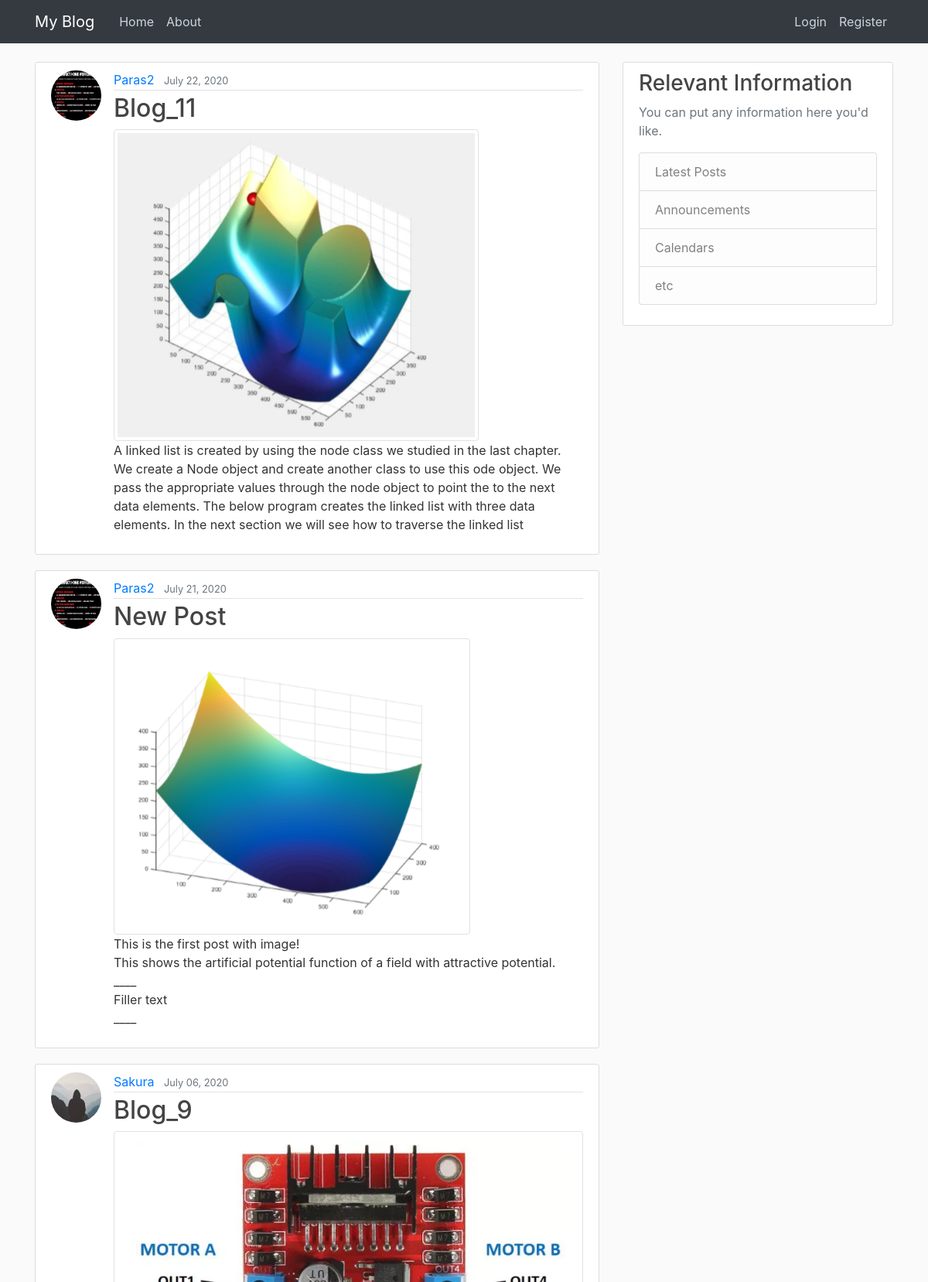
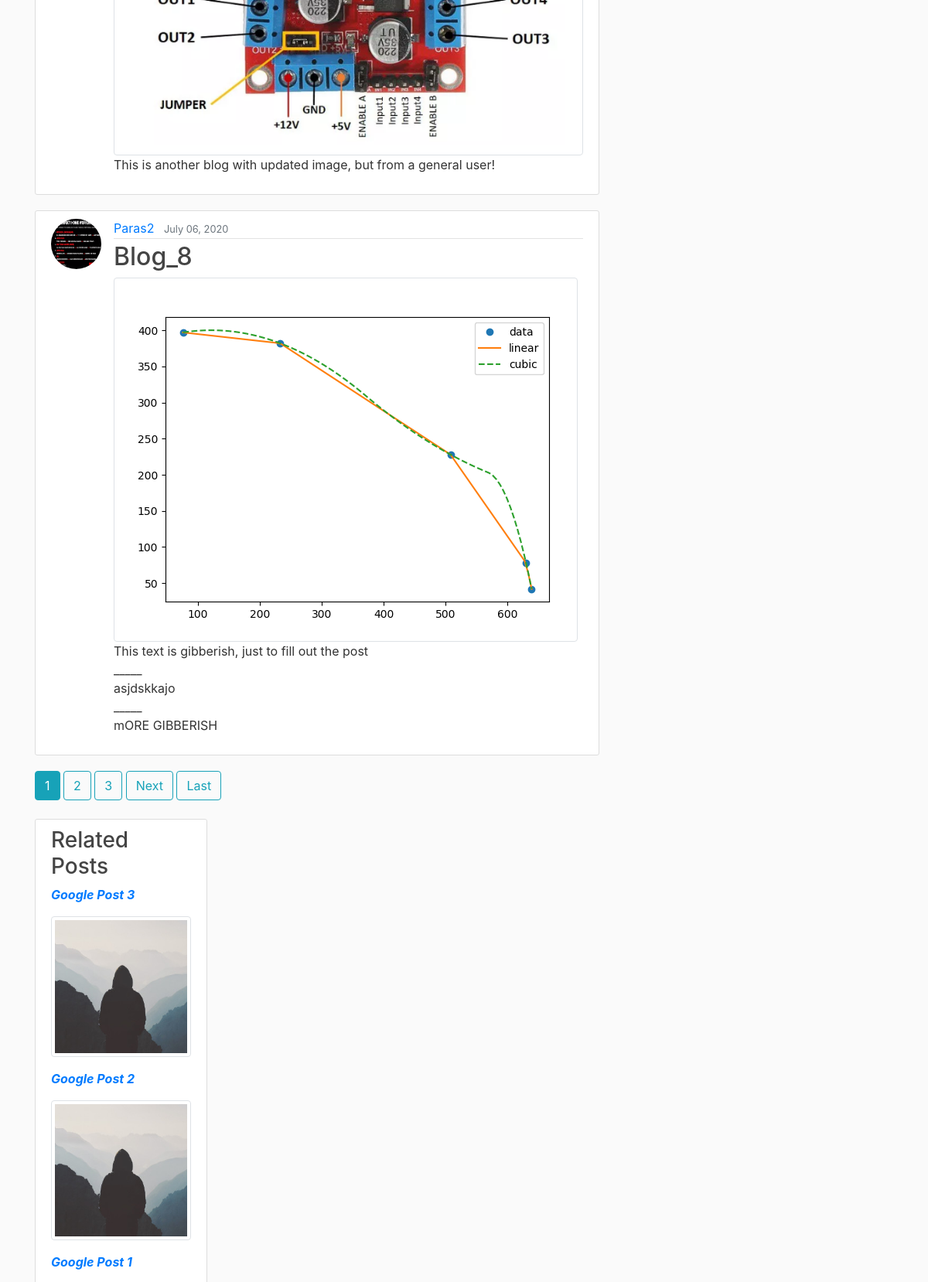
The page / (upper part) on the database its author committed (2 pictures, top to bottom).
### blog_app/models.py (models this page shows, shortened)
class Post(models.Model):
    title = models.CharField(max_length = 100)
    content = models.TextField()
    image = models.ImageField(default = 'default.jpg', upload_to = 'post_pics')
    date_posted = models.DateTimeField(default=timezone.now)
    author = models.ForeignKey(User, on_delete=models.CASCADE)  # cascade means if user is deleted delete all the posts

class RelatedPost(models.Model):
    title = models.CharField(max_length=200)
    image = models.ImageField(default = 'default.jpg', upload_to = 'related_post_pics')

### users/models.py (models this page shows, shortened)
class Profile(models.Model):
    user = models.OneToOneField(User, on_delete = models.CASCADE)
    image = models.ImageField(default="default.jpg", upload_to="profile_pics")

### blog_app/views.py (the view, shortened to what this page needs)
# urls.py: path('', PostListView.as_view(), name="blog-home"),
class PostListView(ListView):
    model = Post
    template_name = 'blog_app/home.html'  # default naming convention if u dont want to use custom: <app>/<model>_<viewtype>.html
    context_object_name = 'posts'# default name object if u do not want to use custom
    ordering = ['-date_posted']  # to order the blog posts using dates
    paginate_by = 4
    def get_context_data(self, **kwargs):
         context = super(PostListView, self).get_context_data(**kwargs)
         context['RelatedPost'] = RelatedPost.objects.all()
         return context

### blog_app/templates/blog_app/home.html (shortened to what this page needs)
{% extends "blog_app/base.html" %}
{% load crispy_forms_tags %}
{% block content %}
    {% for post in posts %}
        <article class="media content-section">
         <img class="rounded-circle article-img" src="{{ post.author.profile.image.url }}">
          <div class="media-body">
            <div class="article-metadata">
              <a class="mr-2" href="{% url 'user-posts' post.author.username %}">{{ post.author }}</a>
              <small class="text-muted">{{ post.date_posted|date:"F d, Y"}}</small>
            </div>
            <h2><a class="article-title" href="{% url 'post-detail' post.id %}">{{ post.title }}</a></h2>
            <img class="img-thumbnail" src="{{ post.image.url }}">
            <p class="article-content">{{ post.content }}</p>
          </div>
        </article>
    {% if is_paginated %}
    {% for num in page_obj.paginator.page_range %}
        {% if page_obj.number == num %}
            <a class="btn btn-info mb-4" href="?page={{ num }}">{{ num }}</a>
        {% elif num > page_obj.number|add:'-3' and num < page_obj.number|add:'3' %}
            <a class="btn btn-outline-info mb-4" href="?page={{ num }}">{{ num }}</a>
        {% endif %}
    {% endfor %}
    {% if page_obj.has_next %}
        <a class="btn btn-outline-info mb-4" href="?page={{ page_obj.next_page_number }}">Next</a>
        <a class="btn btn-outline-info mb-4" href="?page={{ page_obj.paginator.num_pages }}">Last</a>
    {% endif %}
    {% endif %}
    <div class="row">
      <div class="col-md-4">
        <div class="content-section">
          <h3>Related Posts</h3>
          {% for rp in RelatedPost %}
            <div class="media-body">
              <p><strong><em><a href="https://www.google.com/">{{ rp.title }}</a></em></strong></p>
              <a href="https://www.google.com/"><img class="img-thumbnail" src="{{ rp.image.url }}"></a>
            </div>
          {% endfor %}
        </div>
      </div>
    </div>
{% endblock content %}

### blog_app/static/blog_app/main.css (style rules this page uses)
body { background: #fafafa; color: #333333; margin-top: 5rem; }
h1, h2, h3, h4, h5, h6 { color: #444444; }
.content-section { background: #ffffff; padding: 10px 20px; border: 1px solid #dddddd; border-radius: 3px; margin-bottom: 20px; }
.article-title { color: #444444; }
.article-content { white-space: pre-line; }
.article-img { height: 65px; width: 65px; margin-right: 16px; }
.article-metadata { padding-bottom: 1px; margin-bottom: 4px; border-bottom: 1px solid #e3e3e3 }

### rows shown on the page
Post: author.profile.image (picture), author "Paras2", date_posted "July 22, 2020", title "Blog_11", image (picture), content "A linked list is created by using the node class we studied in the last chapter. We create a Node object and create another class to use this ode object. We pass the appropriate values through the node object to point the to the next data elements. The below program creates the linked list with three data elements. In the next section we will see how to traverse the linked list"
Post: author.profile.image (picture), author "Paras2", date_posted "July 21, 2020", title "New Post", image (picture), content "This is the first post with image! This shows the artificial potential function of a field with attractive potential. ____ Filler text ____"
Post: author.profile.image (placeholder picture), author "Sakura", date_posted "July 06, 2020", title "Blog_9", image (picture), content "This is another blog with updated image, but from a general user!"
Post: author.profile.image (picture), author "Paras2", date_posted "July 06, 2020", title "Blog_8", image (picture), content "This text is gibberish, just to fill out the post _____ asjdskkajo _____ mORE GIBBERISH"
RelatedPost: title "Google Post 3", image (placeholder picture)
RelatedPost: title "Google Post 2", image (placeholder picture)
RelatedPost: title "Google Post 1"

### other values the page prints
{{ num }} "1"
{{ num }} "2" "3"
